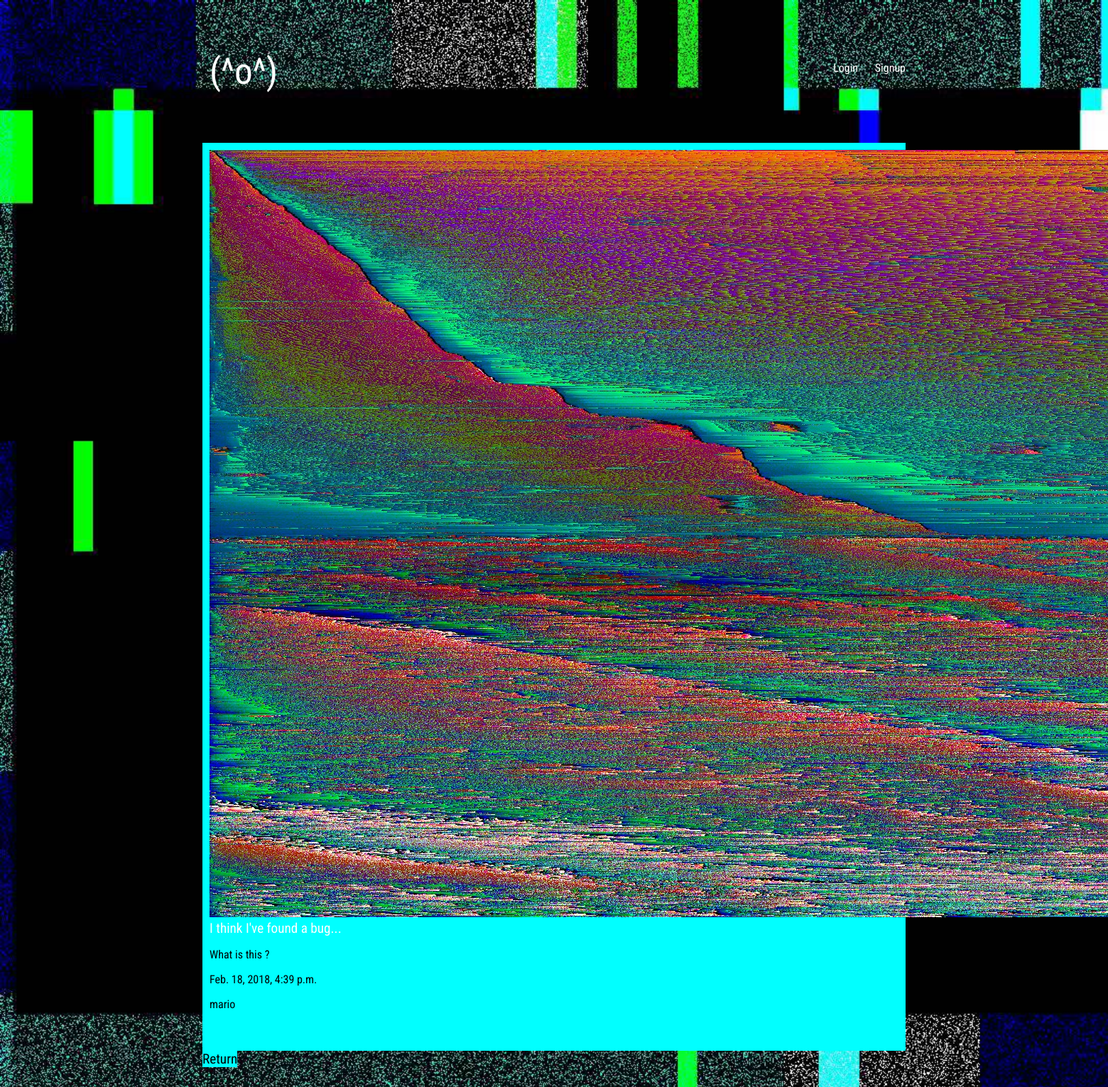
Screenshot of /articles/found-a-bug/ with the database file from the repository.
### articles/models.py (models this page shows)
class Article(models.Model):
	title = models.CharField(max_length=100);
	slug = models.SlugField()
	body = models.TextField()
	date = models.DateTimeField(auto_now_add=True)
	thumb = models.ImageField(default='default.png',blank=True)
	author = models.ForeignKey(User, on_delete=models.CASCADE, default=None)

### articles/views.py (the view)
# urls.py: url(r'^(?P<slug>[\w-]+)/$', views.article_detail, name="detail"),
def article_detail(request, slug):
	article = Article.objects.get(slug=slug)
	return render(request, 'articles/article_detail.html', {'article':article})

### articles/templates/articles/article_detail.html
{% extends 'base_layout.html' %}
{% block content %}
<div class="article-details">
	<div class="article">
		<img src="{{article.thumb.url}}" />
		<h2>{{ article.title }}</h2>
		<p>{{ article.body }}</p>
		<p>{{ article.date }}</p>
		<p>{{ article.author }}</p>
	</div>
	 <a href="{% url 'home' %}" class="button"> Return </a>
</div>
{% endblock %}

### assets/styles.css (style rules this page uses)
body { background-image: url("glitch.jpg"); height: 100%; background-size: cover; }
body * { font-family: 'Roboto Condensed', sans-serif; }
label,h1,h2,h3,h4,h5 { font-weight: normal; margin: 0; color:#fff; font-size: 3.2em; }
p { color: #010101; }
a, a:hover, a:visited { color: #fff; text-decoration: none; }
.article { padding: 10px; position: relative; padding-bottom: 40px; background: #01ffff; }
.article h2 { font-size: 1.2em; }
.button { background-color: #01ffff; color:#010101; font-size: 1.2em; margin: 10px 0; }

### rows the page displays
Article: thumb (picture), title "I think I've found a bug...", body "What is this ?", date "Feb. 18, 2018, 4:39 p.m.", author "mario"
